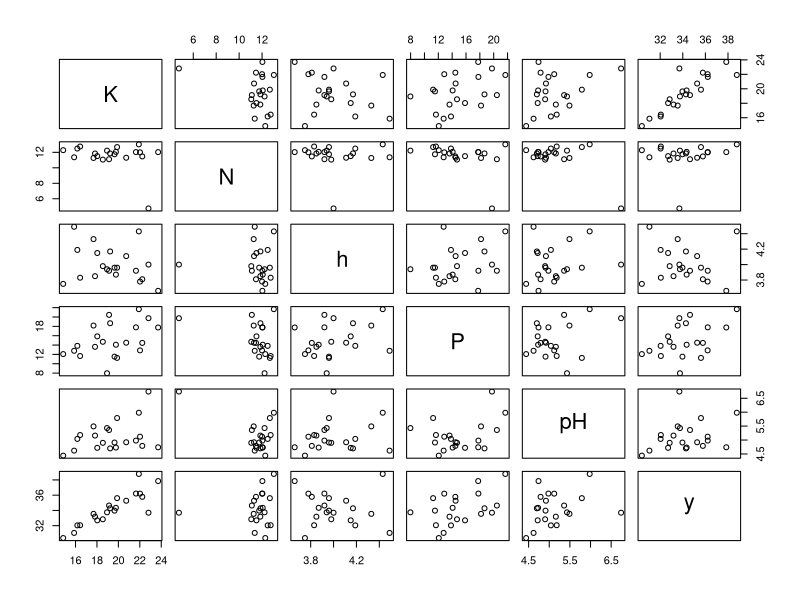
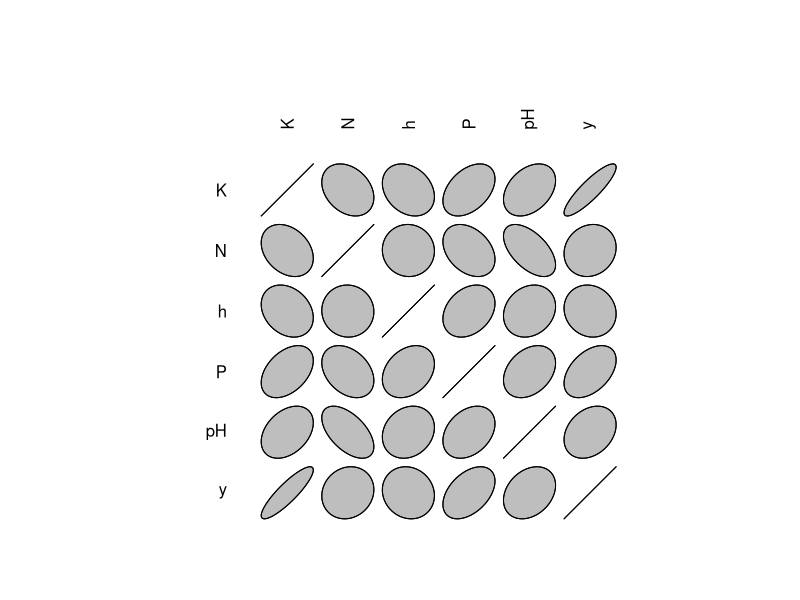
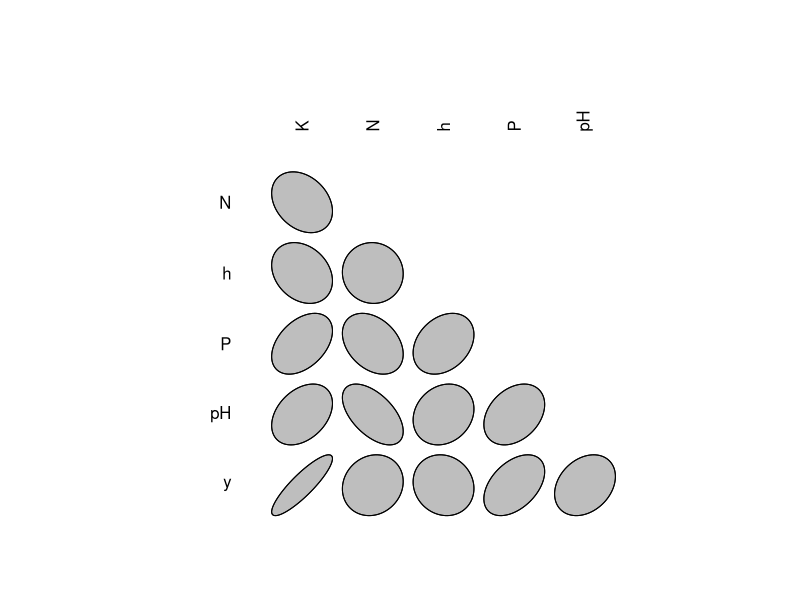
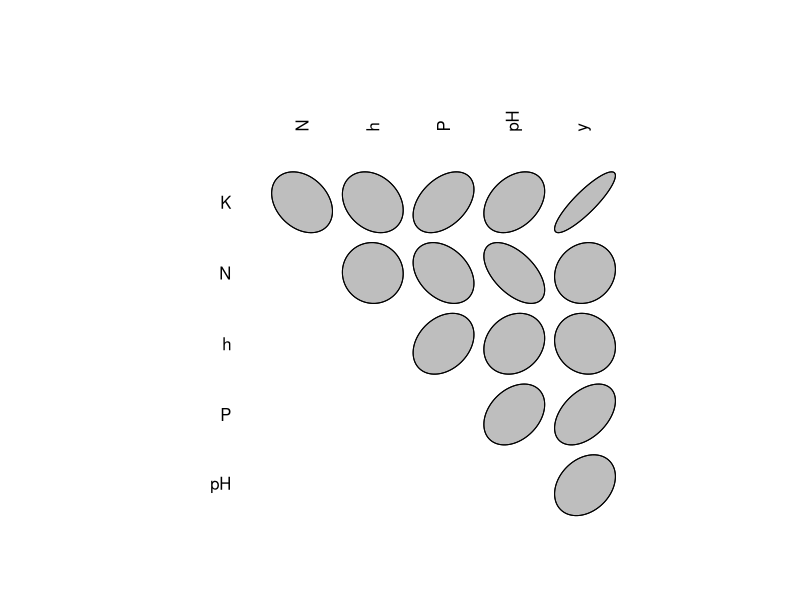
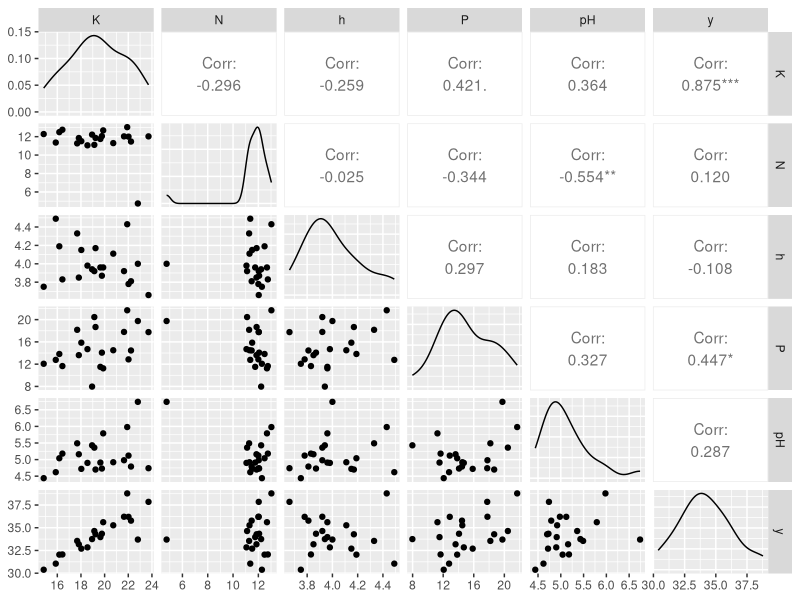
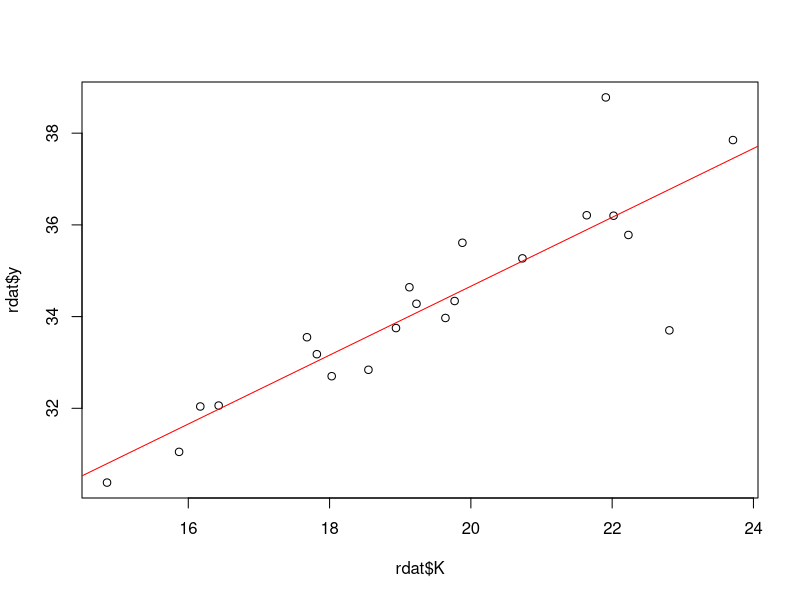
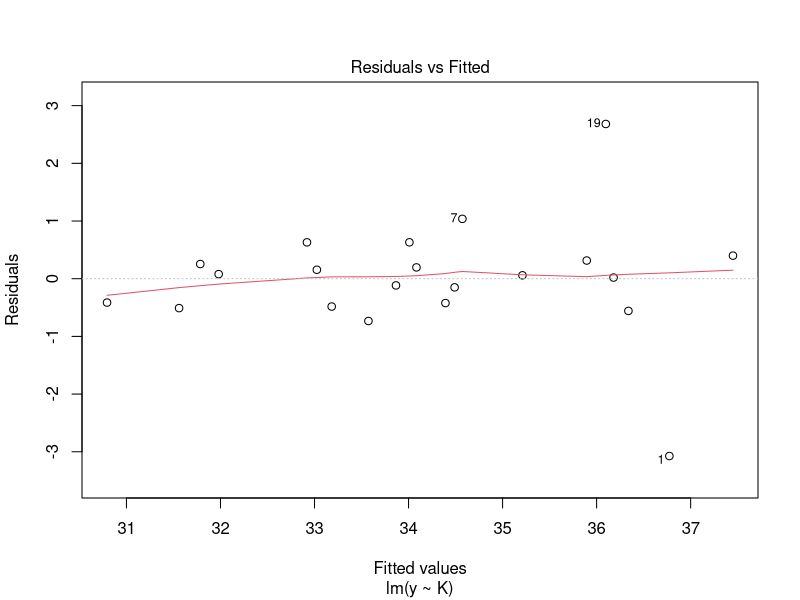
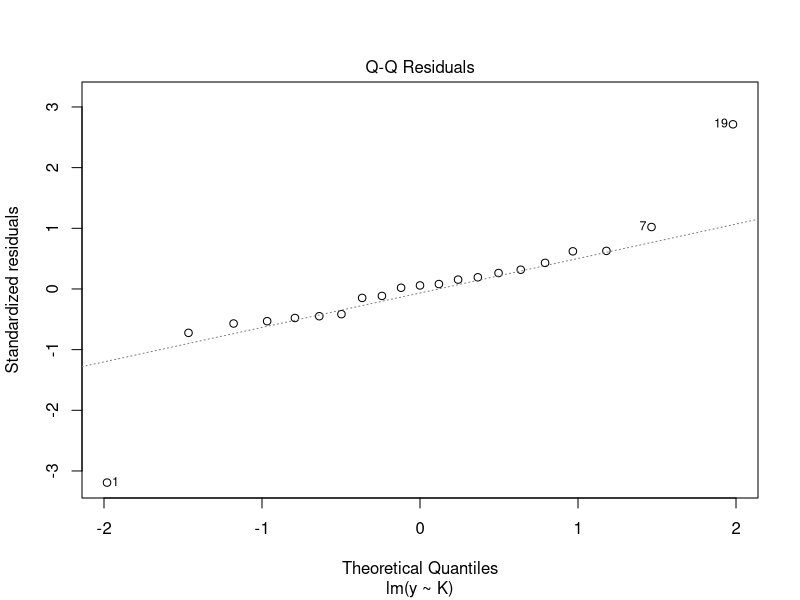

Reproduce these figures in R, in order.
# Report 4. Regression analysis
# Student Kirill Shmonin
# Department of soil geography. Option 52
#check the directory
getwd
# clear all memory
rm(list=ls())
#read data into rdat variable
rdat=read.csv("4data_52.csv", dec = ",",sep = ";")
rdat
# check dimension
dim(rdat)
# see the names
names(rdat)
## Output only one variable with yield
rdat$y
#CALCULATION OF CORRELATION COEFFICIENT
#Construct a matrix of range diagrams for all variables from the rdat object.
plot(rdat)

#calculation of correlation coefficients
cor(rdat, method="pearson")
library(ellipse)
plotcorr(cor(rdat))
plotcorr(cor(rdat), type="lower")
plotcorr(cor(rdat), type="upper")
#beautiful charts to visualize correlations
library(GGally)

ggpairs(rdat)
#REGRESSION IN R
#set model
model1 = lm(y~K, data = rdat); model1
#Brief information about the model
summary(model1)
#check the applicability of the model using analysis of variance
anova(model1)
#look what's in the model
str(model1)
#look at these objects
model1$coefficients[1]
model1$coefficients[2]
#construct a graph of the dependence of the yield on the content of mobile potassium
plot(rdat$y ~ rdat$K)
abline(a=model1$coefficients[1], b =model1$coefficients[2], col="red")
plot(model1)
#draw only a graph on normal probabilistic paper
plot(model1, 2)
#Construct a graph of observed values versus predicted values.
##Find the sum of the residuals for model 1.
str(model1)
#Output vector of predicted values and plot observables from predicted yield values
model1$fitted.values
# Plot Observables vs Predicted Yields
plot(model1$fitted.values,rdat$y)
#Add line y=x
abline(a=0, b=1, col="red")
#display leftovers
model1$residuals
#Find the sum of the balances
sum(model1$residuals)
# Plot residuals from observed yield values
plot( rdat$y, model1$residuals)
#to find the coefficients for the line, we will set a model that connects the residuals and the yield
mo1=lm(model1$residuals~rdat$y)
abline(a=mo1$coefficients[1], b =mo1$coefficients[2], col="red")
#same for multidimensional case
model2 = lm(y~K+N+h+P+pH, data = rdat)
model2
summary(model2)
anova(model2)
sum(model2$residuals)
plot(model2, 2)
plot(rdat$y,model2$fitted.values)
abline(a=0, b=1, col="blue")
plot( rdat$y, model2$residuals)
mo2=lm(model2$residuals~rdat$y)
abline(a=mo2$coefficients[1], b =mo2$coefficients[2], col="blue")
#do the same for significant variables only
model3 = lm(y~K+N+P+pH, data = rdat)
model3
summary(model3)
anova(model3)
sum(model3$residuals)
plot(model3, 2)
plot(rdat$y,model3$fitted.values)
abline(a=0, b=1, col="blue")
plot( rdat$y, model3$residuals)
mo3=lm(model3$residuals~rdat$y)
abline(a=mo3$coefficients[1], b =mo3$coefficients[2], col="blue")
